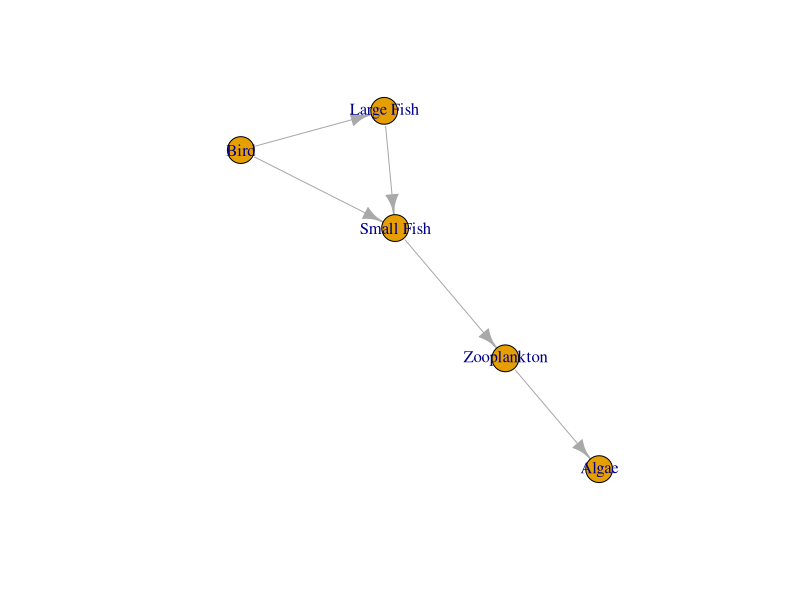
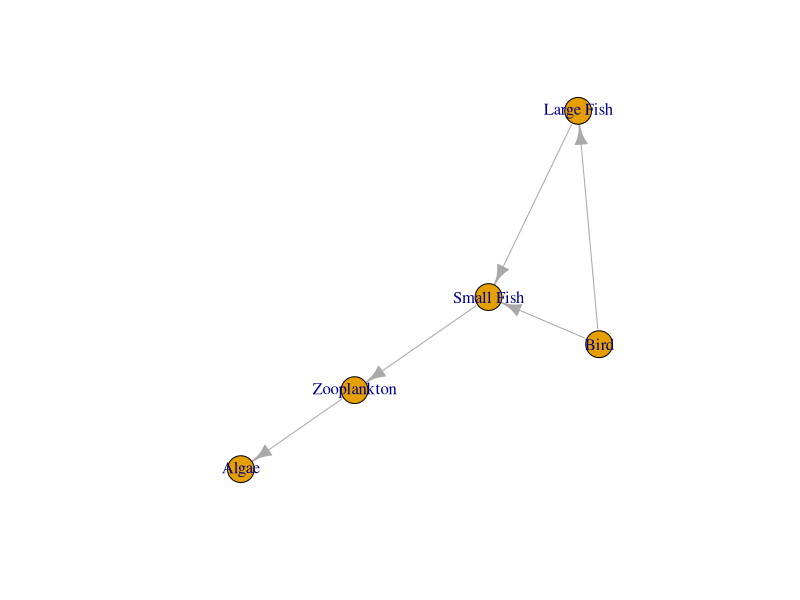

The R source for these figures, in order:
# Code for graph theory in ecology

# install.packages("igraph") # run once
library(igraph)

species <- c("Algae", "Zooplankton", "Small Fish", "Large Fish", "Bird")
predator <- c("Zooplankton", "Small Fish", "Large Fish", "Bird", "Bird")
prey <- c("Algae", "Zooplankton", "Small Fish", "Small Fish", "Large Fish")   # Los ordenamos de acuerdo a cadena alimentaria ex. Bird eat Small and Large Fish

interactions <- data.frame(predator, prey)
interactions

# Create graph
g <- graph_from_data_frame(interactions, vertices = species, directed = T)
plot(g)

#set.seed()

set.seed(42)
g <- graph_from_data_frame(interactions, vertices = species, directed = T)
plot(g)
